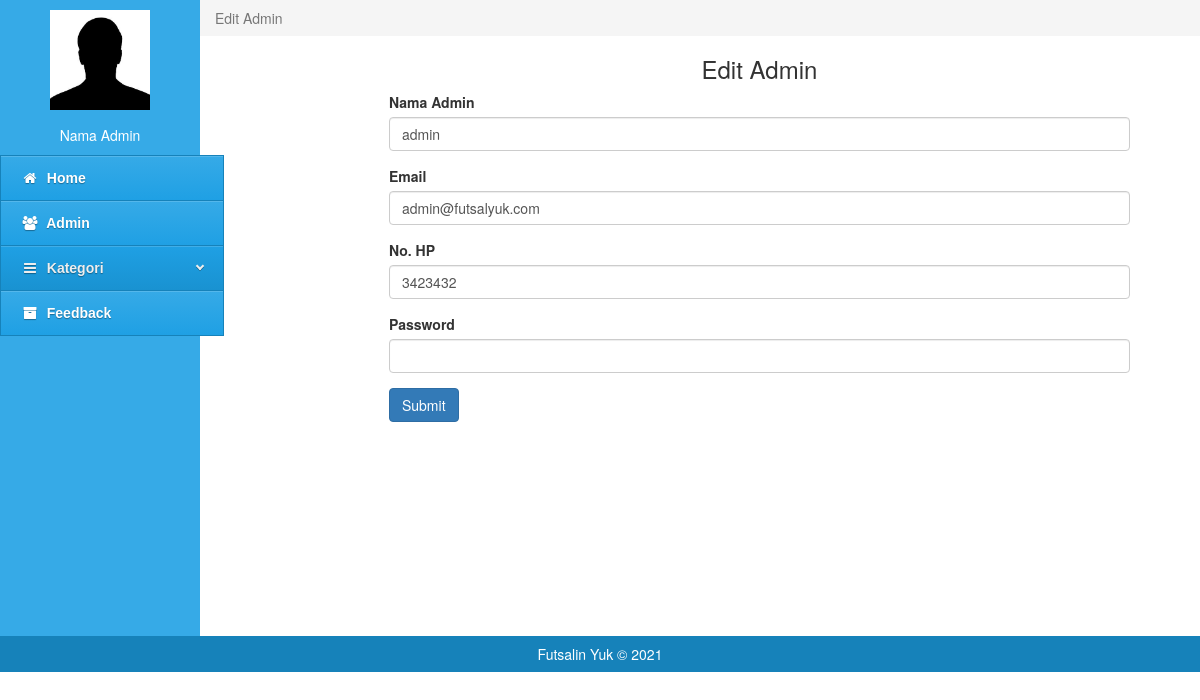
Screenshot of /admin-tool/editadmin.php?id=7 with the database file from the repository.
### tables this page shows
CREATE TABLE `user` (
  `id` int(255) NOT NULL,
  `nama` varchar(255) DEFAULT NULL,
  `email` varchar(255) NOT NULL,
  `no_hp` varchar(200) DEFAULT NULL,
  `password` varchar(200) DEFAULT NULL,
  `type_user` varchar(10) DEFAULT NULL,
  `img` varchar(200) DEFAULT NULL
);

### admin-tool/editadmin.php (the view, shortened to what this page needs)
<?php
include '../config/connection.php';
$id = $_GET['id'];
$data = mysqli_query($conn, "SELECT * FROM user WHERE id = $id");
$data = mysqli_fetch_assoc($data);
?>
<!doctype>
<html lang='ind'>
<head>
   <link rel="stylesheet" href="../assets/css/styles-menu-admin.css">
   <link rel="stylesheet" href="../assets/css/bootstrap.min.css">
   <link rel="stylesheet" href="../assets/css/font-awesome.min.css">
</head>
<body>
   <div class="col-md-2 colmenu" style="padding:0;">
      <div class="col-md-12" style="padding:10px;"><center><img src="../assets/img/profil.jpg" alt="" height="100px" width="100px"></center></div>
      <div class="col-md-12" style="padding:5px;padding-bottom:10px;color:#fff;"><center>Nama Admin</center></div>
      <div id='cssmenu'>
<ul>
   <li><a href='home.php'><i class="fa fa-home fa-fw"></i>&nbsp; Home</a></li>
   <li><a href='admin.php'><i class="fa fa-users fa-fw"></i>&nbsp; Admin</a></li>
   <li class='active has-sub'><a href='#'><i class="fa fa-bars fa-fw"></i>&nbsp; Kategori</a>
   </li>
   <li><a href='daftar_feedback.php'><i class="fa fa-archive fa-fw"></i>&nbsp; Feedback</a></li>
</div>
   </div>
   <div class="col-md-10" style="padding:0px">
      <ol class="breadcrumb" style="margin:0;border-radius:0;">
          <li class="active">Edit Admin</li>
      </ol>
   </div>
   <div class="col-md-10" style="width: 25cm; padding-left: 5cm;">
				<h3 class="text-center">Edit Admin</h3>
				<form method="post" enctype="multipart/form-data">
					<div class="form-group">
						<label>Nama Admin</label>
						<input type="text" class="form-control" name="nama" value="<?php echo $data['nama'] ?>">
					</div>
					<div class="form-group">
						<label>Email</label>
						<input type="text" class="form-control" name="email" value="<?php echo $data['email'] ?>">
					</div>
                    <div class="form-group">
						<label>No. HP</label>
						<input type="text" class="form-control" name="no_hp" value="<?php echo $data['no_hp'] ?>">
					</div>
                    <div class="form-group">
						<label>Password</label>
						<input type="password" class="form-control" name="password">
					</div>
					<button class="btn btn-primary" type="submit" name="submit">Submit</button>
				</form>
			</div>
   <div class="col-md-12" style="background:#1682ba;padding:8px;color:#fff;"><center>Futsalin Yuk &copy 2021</center></div>
</body>
<html>

### assets/css/styles-menu-admin.css (style rules this page uses)
#cssmenu, #cssmenu ul, #cssmenu ul li, #cssmenu ul li a { margin: 0; padding: 0; border: 0; list-style: none; line-height: 1; display: block; position: relative; -webkit-box-sizing: border-box; -moz-box-sizing: border-box; box-sizing: border-box; }
#cssmenu { width: 224px; font-family: Helvetica, Arial, sans-serif; color: #ffffff; float: left; }
#cssmenu > ul > li > a { padding: 15px 20px; border-left: 1px solid #1682ba; border-right: 1px solid #1682ba; border-top: 1px solid #1682ba; cursor: pointer; z-index: 2; font-size: 14px; font-weight: bold; text-decoration: none; color: #ffffff; text-shadow: 0 1px 1px rgba(0, 0, 0, 0.35); background: #36aae7; background: -webkit-linear-gradient(#36aae7, #1fa0e4); background: -moz-linear-gradient(#36aae7, #1fa0e4); background: -o-linear-gradient(#36aae7, #1fa0e4); background: -ms-linear-gradient(#36aae7, #1fa0e4); background: linear-gradient(#36aae7, #1fa0e4); box-shadow: inset 0 1px 0 rgba(255, 255, 255, 0.15); }
#cssmenu > ul > li > a:hover, #cssmenu > ul > li.active > a, #cssmenu > ul > li.open > a { color: #eeeeee; background: #1fa0e4; background: -webkit-linear-gradient(#1fa0e4, #1992d1); background: -moz-linear-gradient(#1fa0e4, #1992d1); background: -o-linear-gradient(#1fa0e4, #1992d1); background: -ms-linear-gradient(#1fa0e4, #1992d1); background: linear-gradient(#1fa0e4, #1992d1); }
#cssmenu > ul > li:last-child > a, #cssmenu > ul > li.last > a { border-bottom: 1px solid #1682ba; }
.colmenu { background:#36aae7;padding:0; height:636px; }

### rows the page displays
user: nama "admin", email "admin@futsalyuk.com", no_hp "3423432"
